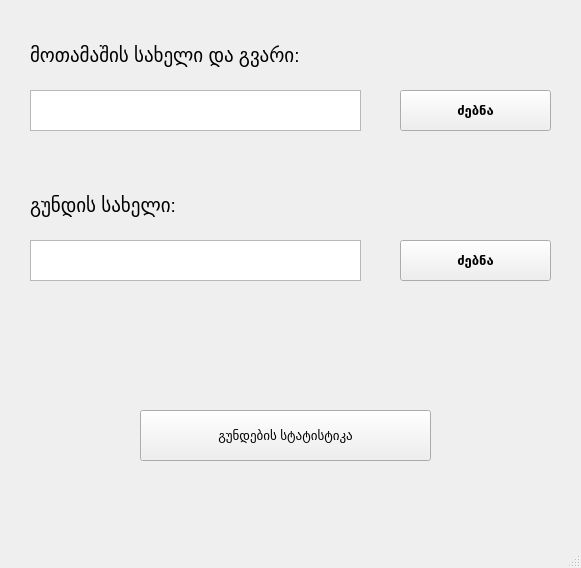
<?xml version="1.0" encoding="UTF-8"?>
<ui version="4.0">
 <class>MainWindow</class>
 <widget class="QMainWindow" name="MainWindow">
  <property name="geometry">
   <rect>
    <x>0</x>
    <y>0</y>
    <width>581</width>
    <height>568</height>
   </rect>
  </property>
  <property name="font">
   <font>
    <strikeout>false</strikeout>
   </font>
  </property>
  <property name="windowTitle">
   <string>MainWindow</string>
  </property>
  <widget class="QWidget" name="centralwidget">
   <widget class="QLabel" name="player_label">
    <property name="geometry">
     <rect>
      <x>30</x>
      <y>30</y>
      <width>331</width>
      <height>51</height>
     </rect>
    </property>
    <property name="font">
     <font>
      <pointsize>14</pointsize>
      <strikeout>false</strikeout>
     </font>
    </property>
    <property name="text">
     <string>მოთამაშის სახელი და გვარი:</string>
    </property>
   </widget>
   <widget class="QTextEdit" name="player">
    <property name="geometry">
     <rect>
      <x>30</x>
      <y>90</y>
      <width>331</width>
      <height>41</height>
     </rect>
    </property>
    <property name="font">
     <font>
      <pointsize>14</pointsize>
      <strikeout>false</strikeout>
     </font>
    </property>
    <property name="html">
     <string>&lt;!DOCTYPE HTML PUBLIC &quot;-//W3C//DTD HTML 4.0//EN&quot; &quot;http://www.w3.org/TR/REC-html40/strict.dtd&quot;&gt;
&lt;html&gt;&lt;head&gt;&lt;meta name=&quot;qrichtext&quot; content=&quot;1&quot; /&gt;&lt;style type=&quot;text/css&quot;&gt;
p, li { white-space: pre-wrap; }
&lt;/style&gt;&lt;/head&gt;&lt;body style=&quot; font-family:'MS Shell Dlg 2'; font-size:14pt; font-weight:400; font-style:normal;&quot;&gt;
&lt;p style=&quot;-qt-paragraph-type:empty; margin-top:0px; margin-bottom:0px; margin-left:0px; margin-right:0px; -qt-block-indent:0; text-indent:0px;&quot;&gt;&lt;br /&gt;&lt;/p&gt;&lt;/body&gt;&lt;/html&gt;</string>
    </property>
   </widget>
   <widget class="QPushButton" name="search_player">
    <property name="geometry">
     <rect>
      <x>400</x>
      <y>90</y>
      <width>151</width>
      <height>41</height>
     </rect>
    </property>
    <property name="font">
     <font>
      <pointsize>10</pointsize>
      <weight>75</weight>
      <bold>true</bold>
      <strikeout>false</strikeout>
     </font>
    </property>
    <property name="text">
     <string>ძებნა</string>
    </property>
   </widget>
   <widget class="QLabel" name="noplayer_label">
    <property name="geometry">
     <rect>
      <x>30</x>
      <y>140</y>
      <width>251</width>
      <height>31</height>
     </rect>
    </property>
    <property name="font">
     <font>
      <pointsize>10</pointsize>
      <weight>50</weight>
      <bold>false</bold>
      <strikeout>false</strikeout>
     </font>
    </property>
    <property name="text">
     <string/>
    </property>
   </widget>
   <widget class="QPushButton" name="get_statistics">
    <property name="geometry">
     <rect>
      <x>140</x>
      <y>410</y>
      <width>291</width>
      <height>51</height>
     </rect>
    </property>
    <property name="font">
     <font>
      <pointsize>10</pointsize>
      <strikeout>false</strikeout>
     </font>
    </property>
    <property name="text">
     <string>გუნდების სტატისტიკა</string>
    </property>
   </widget>
   <widget class="QLabel" name="team_label">
    <property name="geometry">
     <rect>
      <x>30</x>
      <y>180</y>
      <width>201</width>
      <height>51</height>
     </rect>
    </property>
    <property name="font">
     <font>
      <pointsize>14</pointsize>
      <strikeout>false</strikeout>
     </font>
    </property>
    <property name="text">
     <string>გუნდის სახელი:</string>
    </property>
   </widget>
   <widget class="QTextEdit" name="team">
    <property name="geometry">
     <rect>
      <x>30</x>
      <y>240</y>
      <width>331</width>
      <height>41</height>
     </rect>
    </property>
    <property name="font">
     <font>
      <pointsize>14</pointsize>
      <strikeout>false</strikeout>
     </font>
    </property>
    <property name="html">
     <string>&lt;!DOCTYPE HTML PUBLIC &quot;-//W3C//DTD HTML 4.0//EN&quot; &quot;http://www.w3.org/TR/REC-html40/strict.dtd&quot;&gt;
&lt;html&gt;&lt;head&gt;&lt;meta name=&quot;qrichtext&quot; content=&quot;1&quot; /&gt;&lt;style type=&quot;text/css&quot;&gt;
p, li { white-space: pre-wrap; }
&lt;/style&gt;&lt;/head&gt;&lt;body style=&quot; font-family:'MS Shell Dlg 2'; font-size:14pt; font-weight:400; font-style:normal;&quot;&gt;
&lt;p style=&quot;-qt-paragraph-type:empty; margin-top:0px; margin-bottom:0px; margin-left:0px; margin-right:0px; -qt-block-indent:0; text-indent:0px;&quot;&gt;&lt;br /&gt;&lt;/p&gt;&lt;/body&gt;&lt;/html&gt;</string>
    </property>
   </widget>
   <widget class="QPushButton" name="search_team">
    <property name="geometry">
     <rect>
      <x>400</x>
      <y>240</y>
      <width>151</width>
      <height>41</height>
     </rect>
    </property>
    <property name="font">
     <font>
      <pointsize>10</pointsize>
      <weight>75</weight>
      <bold>true</bold>
      <strikeout>false</strikeout>
     </font>
    </property>
    <property name="text">
     <string>ძებნა</string>
    </property>
   </widget>
   <widget class="QLabel" name="noteam_label">
    <property name="geometry">
     <rect>
      <x>30</x>
      <y>290</y>
      <width>251</width>
      <height>31</height>
     </rect>
    </property>
    <property name="font">
     <font>
      <pointsize>10</pointsize>
      <weight>50</weight>
      <bold>false</bold>
      <strikeout>false</strikeout>
     </font>
    </property>
    <property name="text">
     <string/>
    </property>
   </widget>
  </widget>
  <widget class="QMenuBar" name="menubar">
   <property name="geometry">
    <rect>
     <x>0</x>
     <y>0</y>
     <width>581</width>
     <height>26</height>
    </rect>
   </property>
  </widget>
  <widget class="QStatusBar" name="statusbar"/>
 </widget>
 <resources/>
 <connections/>
</ui>
